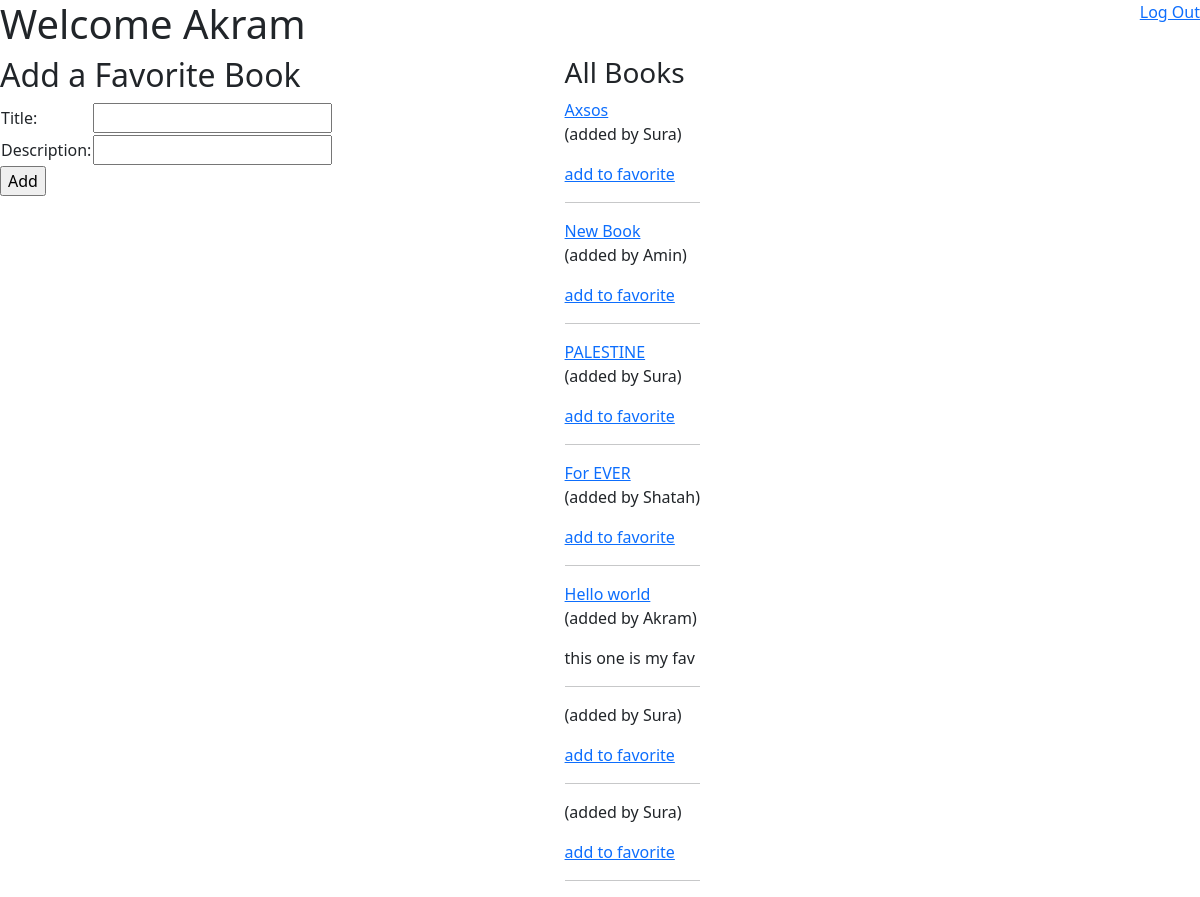
Before: /book (signed in) with the older database file.
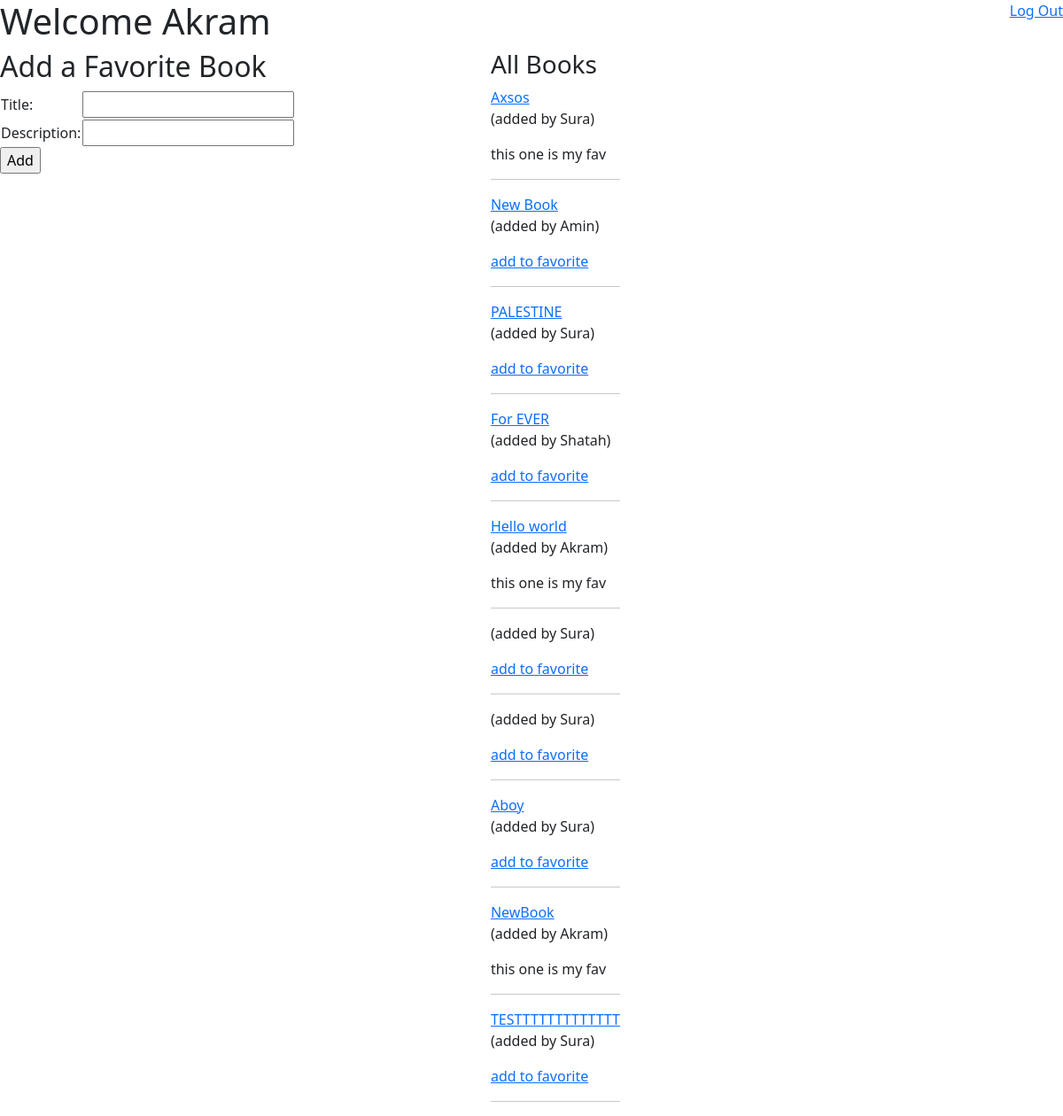
After: the same page with the newer database file.
### fav_book/models.py (models this page shows)
class Book(models.Model):
    title = models.CharField(max_length=255)
    description = models.TextField(max_length=255)
    user = models.ForeignKey(User,related_name="books_uploaded", on_delete = models.CASCADE)
    users_who_liked = models.ManyToManyField(User, related_name="liked_books")
    created_at = models.DateTimeField(auto_now_add=True)
    updated_at = models.DateTimeField(auto_now=True)
    objects = BookManager()

class User(models.Model):
    first_name = models.CharField(max_length=45)
    last_name=models.CharField(max_length=45)
    email =models.EmailField(max_length=45)
    password = models.CharField(max_length=255)
    created_at = models.DateTimeField(auto_now_add=True)
    updated_at = models.DateTimeField(auto_now=True)
    objects = UserManager()

### fav_book/views.py (the view)
# urls.py: path('book',views.book),
def book(request):
    context={
        'allbooks':Book.objects.all(),
        'alldatauser':User.objects.get(id=request.session['userid']),
    }
    return render(request,'book.html',context)

### fav_book/templates/book.html (shortened to what this page needs)
<!DOCTYPE html>
<html lang="en">
<head>
    <link rel="stylesheet" href="https://stackpath.bootstrapcdn.com/bootstrap/5.0.0-alpha1/css/bootstrap.min.css">
</head>
<body>
    <div style="display:flex; justify-content:space-between ;">
    <h1>Welcome {{request.session.first_name}}</h1>
    <a href="/logout">Log Out</a>
    </div>
    <div style="display: flex; justify-content:space-between ;">
    <form action="/create_book" method="post">
        <h2>Add a Favorite Book</h2>
        <table>
            <tr>
                <td>Title:</td>
                <td><input type="text" name="title" required></td>
            </tr>
            <tr>
                <td>Description:</td>
                <td><input type="text" name="description"></td>
            </tr>
        </table>
        <input type="submit" name="addabook" value="Add">
    </form>
    <div style="margin-right: 500px;">
        <h3>All Books</h3>
        <form action="favorite/{{book.id}}" method="post">
        {%for book in allbooks%}
        <a href="/books/{{book.id}}">{{book.title}}</a>
        <p>(added by {{book.user.first_name}})</p>
        {%if book not in alldatauser.liked_books.all%}
        <a href="/addfavorite/{{book.id}}">add to favorite</a>
        {%else%}
        <p>this one is my fav</p>
        {%endif%}
        <hr>
        {%endfor%}
    </form>
    </div>
    </div>
</body>
</html>

Changed rows visible on the page:
changed Book "Axsos": text "add to favorite" → "this one is my fav"
added Book: title "Aboy", user.first_name "Sura"
added Book: title "NewBook", user.first_name "Akram", shows "this one is my fav"
added Book: title "TESTTTTTTTTTTTTT", user.first_name "Sura"
